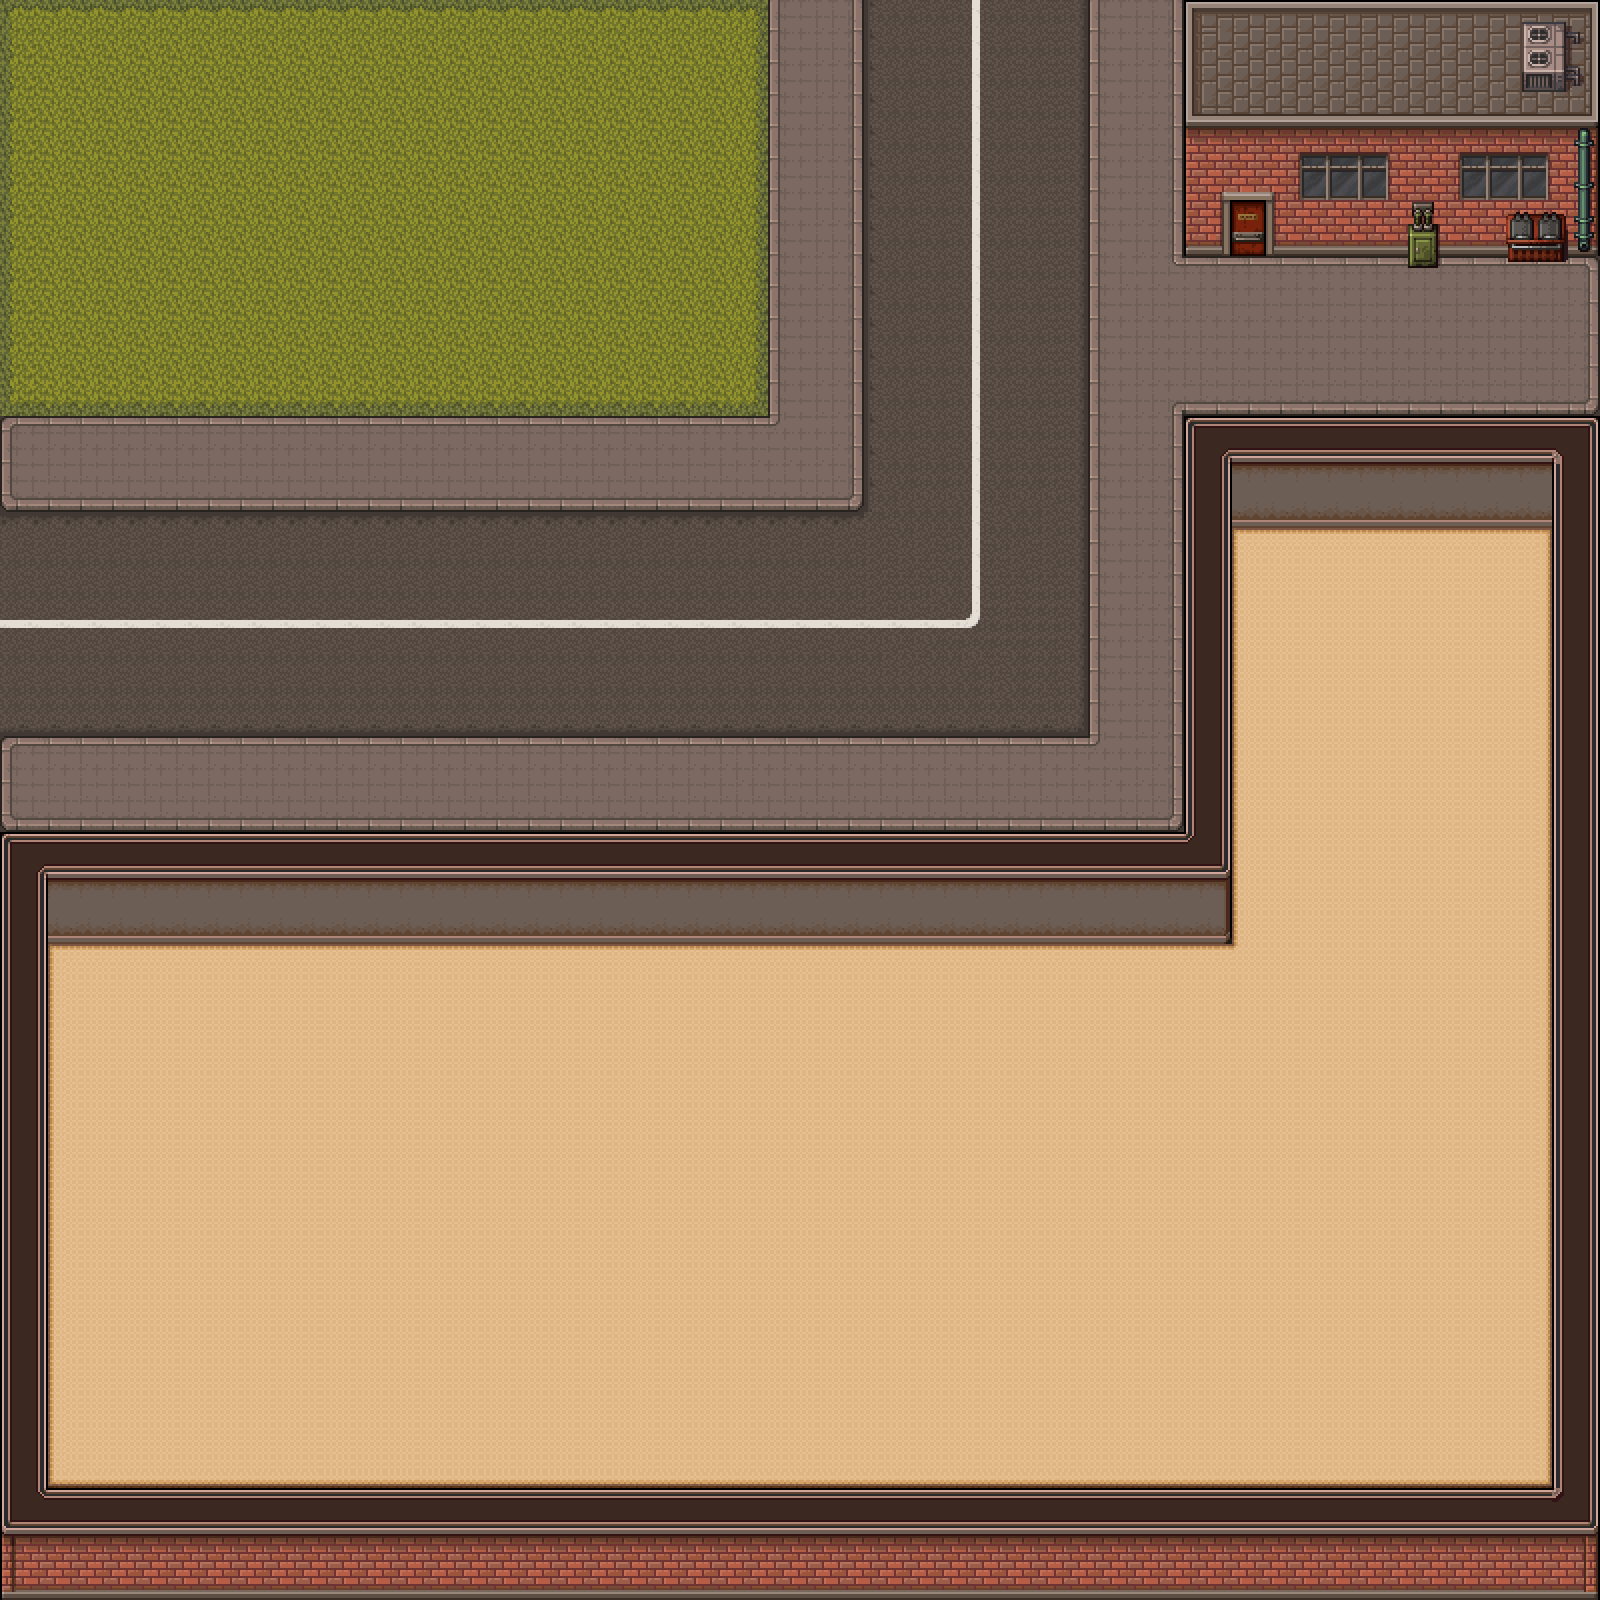

Rendered tile map (Tiled .tmx) drawn with the repository's tilesets; below, a short description and the map source with its tile grids summarised:
An orthogonal 100x100 tile map with 16x16 px tiles, 2 tile layers (GroundSolid, GroundOverLay), 27 tilesets.

<map version="1.0" orientation="orthogonal" renderorder="right-down" width="100" height="100" tilewidth="16" tileheight="16" nextobjectid="1">
 <tileset firstgid="1" name="Exterior-General" tilewidth="16" tileheight="16" tilecount="512" columns="16">
  <image source="Tiles/TileA5_PHC_Exterior-General.png" width="256" height="512" />
 </tileset>
 <tileset firstgid="513" name="Interior-Apartments" tilewidth="16" tileheight="16" tilecount="512" columns="16">
  <image source="Tiles/TileA5_PHC_Interior-Apartments.png" width="256" height="512" />
 </tileset>
 <tileset firstgid="1025" name="General-Flooring" tilewidth="16" tileheight="16" tilecount="768" columns="32">
  <image source="Tiles/TileA2_PHC_General-Flooring.png" width="512" height="384" />
 </tileset>
 <tileset firstgid="1793" name="Exterior-Buildings" tilewidth="16" tileheight="16" tilecount="512" columns="32">
  <image source="Tiles/TileA3_PHC_Exterior-Buildings.png" width="512" height="256" />
 </tileset>
 <tileset firstgid="2305" name="Exterior-General" tilewidth="16" tileheight="16" tilecount="960" columns="32">
  <image source="Tiles/TileA4_PHC_Exterior-General.png" width="512" height="480" />
 </tileset>
 <tileset firstgid="3265" name="Interior-General" tilewidth="16" tileheight="16" tilecount="960" columns="32">
  <image source="Tiles/TileA4_PHC_Interior-General.png" width="512" height="480" />
 </tileset>
 <tileset firstgid="4225" name="Exterior-Windows&amp;Doors" tilewidth="16" tileheight="16" tilecount="1024" columns="32">
  <image source="Tiles/TileD_PHC_Exterior-Windows&amp;Doors.png" width="512" height="512" />
 </tileset>
 <tileset firstgid="5249" name="Interior-Delapidated" tilewidth="16" tileheight="16" tilecount="1024" columns="32">
  <image source="Tiles/TileD_PHC_Interior-Delapidated.png" width="512" height="512" />
 </tileset>
 <tileset firstgid="6273" name="Exterior-Nature" tilewidth="16" tileheight="16" tilecount="1024" columns="32">
  <image source="Tiles/TileE_PHC_Exterior-Nature.png" width="512" height="512" />
 </tileset>
 <tileset firstgid="7297" name="Interior-Extras" tilewidth="16" tileheight="16" tilecount="1024" columns="32">
  <image source="Tiles/TileE_PHC_Interior-Extras.png" width="512" height="512" />
 </tileset>
 <tileset firstgid="8321" name="Exterior-City" tilewidth="16" tileheight="16" tilecount="1024" columns="32">
  <image source="Tiles/TileB_PHC_Exterior-City.png" width="512" height="512" />
 </tileset>
 <tileset firstgid="9345" name="Interior-AptModern" tilewidth="16" tileheight="16" tilecount="1024" columns="32">
  <image source="Tiles/TileB_PHC_Interior-AptModern.png" width="512" height="512" />
 </tileset>
 <tileset firstgid="10369" name="Exterior-Rails&amp;Stairs" tilewidth="16" tileheight="16" tilecount="1024" columns="32">
  <image source="Tiles/TileC_PHC_Exterior-Rails&amp;Stairs.png" width="512" height="512" />
 </tileset>
 <tileset firstgid="11393" name="Interior-Office&amp;Facility" tilewidth="16" tileheight="16" tilecount="1024" columns="32">
  <image source="Tiles/TileC_PHC_Interior-Office&amp;Facility.png" width="512" height="512" />
 </tileset>
 <tileset firstgid="12417" name="Taxi" tilewidth="16" tileheight="16" tilecount="1200" columns="30">
  <image source="Tiles/!$Taxi.png" width="480" height="640" />
 </tileset>
 <tileset firstgid="13617" name="CarA_Black" tilewidth="16" tileheight="16" tilecount="1200" columns="30">
  <image source="Tiles/!$CarA_Black.png" width="480" height="640" />
 </tileset>
 <tileset firstgid="14817" name="CarA_Blue" tilewidth="16" tileheight="16" tilecount="1200" columns="30">
  <image source="Tiles/!$CarA_Blue.png" width="480" height="640" />
 </tileset>
 <tileset firstgid="16017" name="CarA_Brown" tilewidth="16" tileheight="16" tilecount="1200" columns="30">
  <image source="Tiles/!$CarA_Brown.png" width="480" height="640" />
 </tileset>
 <tileset firstgid="17217" name="CarA_Red" tilewidth="16" tileheight="16" tilecount="1200" columns="30">
  <image source="Tiles/!$CarA_Red.png" width="480" height="640" />
 </tileset>
 <tileset firstgid="18417" name="CarA_White" tilewidth="16" tileheight="16" tilecount="1200" columns="30">
  <image source="Tiles/!$CarA_White.png" width="480" height="640" />
 </tileset>
 <tileset firstgid="19617" name="CarB_Black" tilewidth="16" tileheight="16" tilecount="1200" columns="30">
  <image source="Tiles/!$CarB_Black.png" width="480" height="640" />
 </tileset>
 <tileset firstgid="20817" name="CarB_Blue" tilewidth="16" tileheight="16" tilecount="1200" columns="30">
  <image source="Tiles/!$CarB_Blue.png" width="480" height="640" />
 </tileset>
 <tileset firstgid="22017" name="CarB_Brown" tilewidth="16" tileheight="16" tilecount="1200" columns="30">
  <image source="Tiles/!$CarB_Brown.png" width="480" height="640" />
 </tileset>
 <tileset firstgid="23217" name="CarB_Red" tilewidth="16" tileheight="16" tilecount="1200" columns="30">
  <image source="Tiles/!$CarB_Red.png" width="480" height="640" />
 </tileset>
 <tileset firstgid="24417" name="CarB_White" tilewidth="16" tileheight="16" tilecount="1200" columns="30">
  <image source="Tiles/!$CarB_White.png" width="480" height="640" />
 </tileset>
 <tileset firstgid="25617" name="Cop Car" tilewidth="16" tileheight="16" tilecount="1200" columns="30">
  <image source="Tiles/!$Cop Car.png" width="480" height="640" />
 </tileset>
 <tileset firstgid="26817" name="Chars" tilewidth="16" tileheight="16" tilecount="0" columns="24">
  <image source="../Downloads/ace-pop-horror-city/POP! Horror City - Bundle - Update 1/Graphics/Characters/Male Heroes.png" width="384" height="512" />
 </tileset>
 <layer name="GroundSolid" width="100" height="100">
  <data>[10000 cells, 10000 non-empty, 159 distinct tile ids]</data>
 </layer>
 <layer name="GroundOverLay" width="100" height="100">
  <data>[10000 cells, 131 non-empty, 105 distinct tile ids]</data>
 </layer>
</map>
